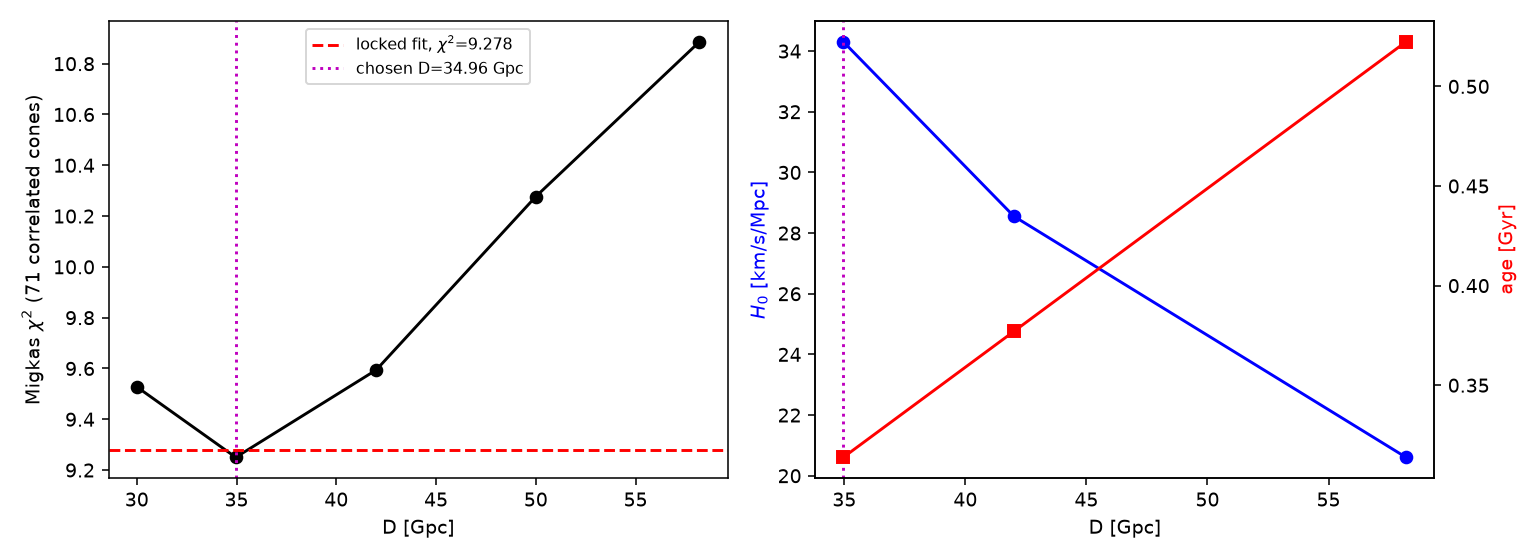

Generate this figure with Python:
# NEW in rev7: choice of background. Migkas chi2 (profile refit, eta/mc/l0 free, CatWISE lock) vs D (p1) and the
# LTB-implied H0, age and R_ls vs D (p3). Bins are correlated: chi2 differences are descriptive.
import json,glob,numpy as np,matplotlib;matplotlib.use('Agg');import matplotlib.pyplot as plt
P='/workspace/coepdf/joint_solve/phase2/';r=[list(json.load(open(f)).values())[0] for f in glob.glob(P+'p1_migkas_D*.json')];r.sort(key=lambda v:v['D'])
B=json.load(open(P+'p3_background_relations.json'))['by_D'];D=[v['D'] for v in r]
fig,ax=plt.subplots(1,2,figsize=(11,4))
ax[0].plot(D,[v['chi2'] for v in r],'ko-');ax[0].axhline(9.27823,color='r',ls='--',label='locked fit, $\\chi^2$=9.278');ax[0].axvline(34.96,color='m',ls=':',label='chosen D=34.96 Gpc')
ax[0].set_xlabel('D [Gpc]');ax[0].set_ylabel('Migkas $\\chi^2$ (71 correlated cones)');ax[0].legend(fontsize=8)
k=sorted(B,key=float);Dk=[float(x) for x in k];a2=ax[1].twinx()
ax[1].plot(Dk,[B[x]['H0_ltb_kms_Mpc'] for x in k],'bo-',label='$H_0$ (LTB) [km/s/Mpc]');a2.plot(Dk,[B[x]['age_ltb_Gyr'] for x in k],'rs-',label='age (LTB) [Gyr]')
ax[1].set_xlabel('D [Gpc]');ax[1].set_ylabel('$H_0$ [km/s/Mpc]',color='b');a2.set_ylabel('age [Gyr]',color='r');ax[1].axvline(34.96,color='m',ls=':')
fig.tight_layout();fig.savefig('N1_D_profile.png',dpi=140,facecolor='white')
